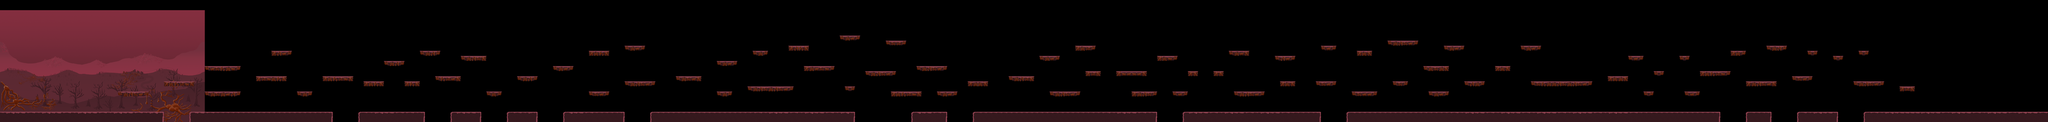

The image is a tile-based game level rendered from a .tmx file. Its description and source (layers, tilesets, objects; grid data summarised) follow:
An orthogonal 400x24 tile map with 64x64 px tiles, 1 tile layer (Main Layer), 8 tilesets, 3 image layers and 22 objects (22x Enemy).

<map version="1.4" tiledversion="1.4.3" orientation="orthogonal" renderorder="right-down" width="400" height="24" tilewidth="64" tileheight="64" infinite="0" nextlayerid="13" nextobjectid="63">
 <tileset firstgid="1" name="Tileset" tilewidth="64" tileheight="64" tilecount="220" columns="20">
  <image source="Tiles.v2.png" width="1280" height="720" />
 </tileset>
 <tileset firstgid="221" name="Front Layer" tilewidth="64" tileheight="64" tilecount="880" columns="40">
  <image source="Front Layer.png" width="2560" height="1440" />
 </tileset>
 <tileset firstgid="1101" name="Middle Layer" tilewidth="64" tileheight="64" tilecount="880" columns="40">
  <image source="Middle Layer.png" width="2560" height="1440" />
 </tileset>
 <tileset firstgid="1981" name="Bottom Layer" tilewidth="64" tileheight="64" tilecount="880" columns="40">
  <image source="Bottom Layer.png" width="2560" height="1440" />
 </tileset>
 <tileset firstgid="2861" name="Enemy" tilewidth="128" tileheight="128" tilecount="16" columns="8">
  <image source="Final_WalkerEnemy.png" width="1024" height="256" />
  <tile id="0">
   <animation>
    <frame tileid="0" duration="100" />
    <frame tileid="1" duration="100" />
    <frame tileid="2" duration="100" />
    <frame tileid="3" duration="100" />
    <frame tileid="4" duration="100" />
    <frame tileid="5" duration="100" />
    <frame tileid="6" duration="100" />
    <frame tileid="7" duration="100" />
    <frame tileid="8" duration="100" />
    <frame tileid="9" duration="100" />
    <frame tileid="10" duration="100" />
    <frame tileid="11" duration="100" />
    <frame tileid="12" duration="100" />
    <frame tileid="13" duration="100" />
    <frame tileid="14" duration="100" />
    <frame tileid="15" duration="100" />
   </animation>
  </tile>
 </tileset>
 <tileset firstgid="2877" name="Herpes" tilewidth="256" tileheight="256" tilecount="30" columns="6">
  <image source="Final_HerpesEnemy.png" width="1536" height="1280" />
  <tile id="0">
   <animation>
    <frame tileid="0" duration="100" />
    <frame tileid="1" duration="100" />
    <frame tileid="2" duration="100" />
    <frame tileid="3" duration="100" />
    <frame tileid="4" duration="100" />
    <frame tileid="5" duration="100" />
    <frame tileid="6" duration="100" />
    <frame tileid="7" duration="100" />
    <frame tileid="8" duration="100" />
    <frame tileid="9" duration="100" />
    <frame tileid="10" duration="100" />
    <frame tileid="11" duration="100" />
    <frame tileid="12" duration="100" />
    <frame tileid="13" duration="100" />
    <frame tileid="14" duration="100" />
    <frame tileid="15" duration="100" />
    <frame tileid="16" duration="100" />
    <frame tileid="17" duration="100" />
    <frame tileid="18" duration="100" />
    <frame tileid="19" duration="100" />
    <frame tileid="20" duration="100" />
    <frame tileid="21" duration="100" />
    <frame tileid="22" duration="100" />
    <frame tileid="23" duration="100" />
    <frame tileid="24" duration="100" />
    <frame tileid="25" duration="100" />
    <frame tileid="26" duration="100" />
    <frame tileid="27" duration="100" />
    <frame tileid="28" duration="100" />
    <frame tileid="29" duration="100" />
   </animation>
  </tile>
 </tileset>
 <tileset firstgid="2907" name="Flying Dodo" tilewidth="128" tileheight="128" tilecount="24" columns="8">
  <image source="Final_FlyingEnemy.png" width="1024" height="384" />
  <tile id="0">
   <animation>
    <frame tileid="0" duration="100" />
    <frame tileid="1" duration="100" />
    <frame tileid="2" duration="100" />
    <frame tileid="3" duration="100" />
    <frame tileid="4" duration="100" />
    <frame tileid="5" duration="100" />
    <frame tileid="6" duration="100" />
    <frame tileid="7" duration="100" />
    <frame tileid="8" duration="100" />
    <frame tileid="9" duration="100" />
    <frame tileid="10" duration="100" />
    <frame tileid="11" duration="100" />
    <frame tileid="12" duration="100" />
    <frame tileid="13" duration="100" />
    <frame tileid="14" duration="100" />
    <frame tileid="15" duration="100" />
    <frame tileid="16" duration="100" />
    <frame tileid="17" duration="100" />
    <frame tileid="18" duration="100" />
    <frame tileid="19" duration="100" />
    <frame tileid="20" duration="100" />
    <frame tileid="21" duration="100" />
   </animation>
  </tile>
 </tileset>
 <tileset firstgid="2931" name="Good Flying Dude" tilewidth="128" tileheight="128" tilecount="22" columns="11">
  <image source="Final_FlyingEnemy 11X2.png" width="1408" height="256" />
  <tile id="0">
   <animation>
    <frame tileid="3" duration="100" />
    <frame tileid="4" duration="100" />
    <frame tileid="5" duration="100" />
    <frame tileid="6" duration="100" />
    <frame tileid="7" duration="100" />
    <frame tileid="8" duration="100" />
    <frame tileid="9" duration="100" />
    <frame tileid="10" duration="100" />
    <frame tileid="11" duration="100" />
    <frame tileid="12" duration="100" />
    <frame tileid="13" duration="100" />
    <frame tileid="14" duration="100" />
    <frame tileid="15" duration="100" />
    <frame tileid="16" duration="100" />
    <frame tileid="17" duration="100" />
    <frame tileid="18" duration="100" />
    <frame tileid="19" duration="100" />
    <frame tileid="20" duration="100" />
    <frame tileid="21" duration="100" />
   </animation>
  </tile>
 </tileset>
 <imagelayer id="10" name="Parallax Layer 3" offsetx="0" offsety="128">
  <image source="Bottom Layer.png" width="2560" height="1440" />
  <properties>
   <property name="BoundaryWidth" type="float" value="1" />
   <property name="Depth" type="float" value="1" />
   <property name="mainLayer" type="bool" value="true" />
  </properties>
 </imagelayer>
 <imagelayer id="9" name="Parallax Layer 2" offsetx="0" offsety="128">
  <image source="Middle Layer.png" width="2560" height="1440" />
  <properties>
   <property name="BoundaryWidth" type="float" value="1" />
   <property name="Depth" type="float" value="3" />
   <property name="mainLayer" type="bool" value="true" />
  </properties>
 </imagelayer>
 <imagelayer id="8" name="Parallax Layer 1" offsetx="0" offsety="128">
  <image source="Front Layer.png" width="2560" height="1440" />
  <properties>
   <property name="BoundaryWidth" type="float" value="1" />
   <property name="Depth" type="float" value="5" />
   <property name="mainLayer" type="bool" value="true" />
  </properties>
 </imagelayer>
 <layer id="1" name="Main Layer" width="400" height="24">
  <data>[9600 cells, 1005 non-empty, 32 distinct tile ids]</data>
 </layer>
 <objectgroup id="12" name="Object Layer 1">
  <object id="20" type="Enemy" gid="2861" x="1700" y="1406" width="128" height="128" />
  <object id="21" type="Enemy" gid="2861" x="2238" y="1026" width="128" height="128" />
  <object id="24" type="Enemy" gid="2861" x="4844" y="1410" width="128" height="128" />
  <object id="26" type="Enemy" gid="2861" x="7420" y="1156" width="128" height="128" />
  <object id="28" type="Enemy" gid="2861" x="9864" y="576" width="128" height="128" />
  <object id="29" type="Enemy" gid="2861" x="11256" y="1150" width="128" height="128" />
  <object id="31" type="Enemy" gid="2861" x="13446" y="580" width="128" height="128" />
  <object id="33" type="Enemy" gid="2861" x="15376" y="644" width="128" height="128" />
  <object id="37" type="Enemy" gid="2861" x="21428" y="896" width="128" height="128" />
  <object id="40" type="Enemy" gid="2877" x="10096" y="1404" width="256" height="256" />
  <object id="41" type="Enemy" gid="2877" x="13780" y="1408" width="256" height="256" />
  <object id="42" type="Enemy" gid="2877" x="19870" y="1412" width="256" height="256" />
  <object id="43" type="Enemy" gid="2877" x="22680" y="1412" width="256" height="256" />
  </objectgroup>
</map>
<!-- 9 of 22 objects omitted -->